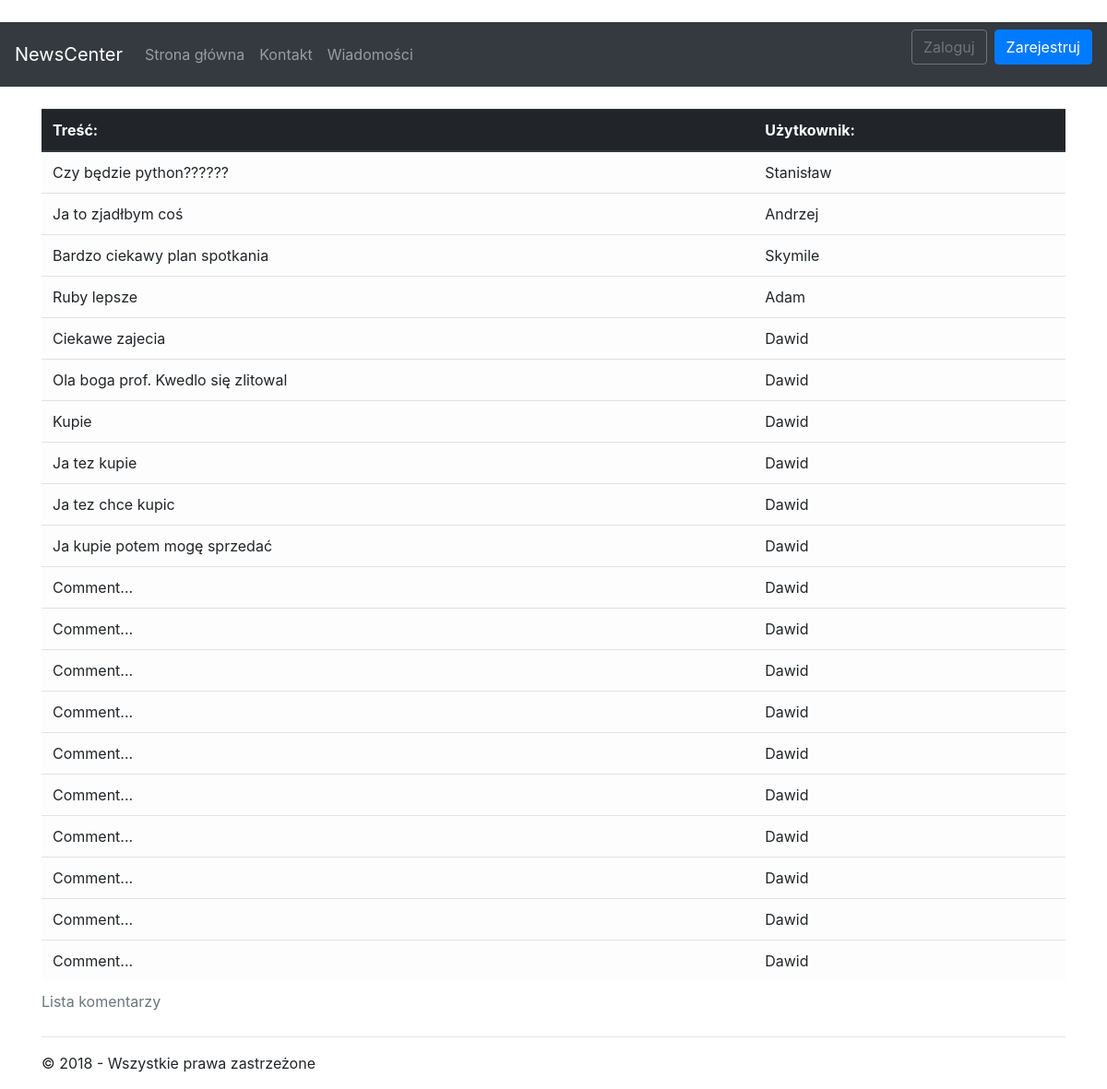
Before: /comments with the older database file.
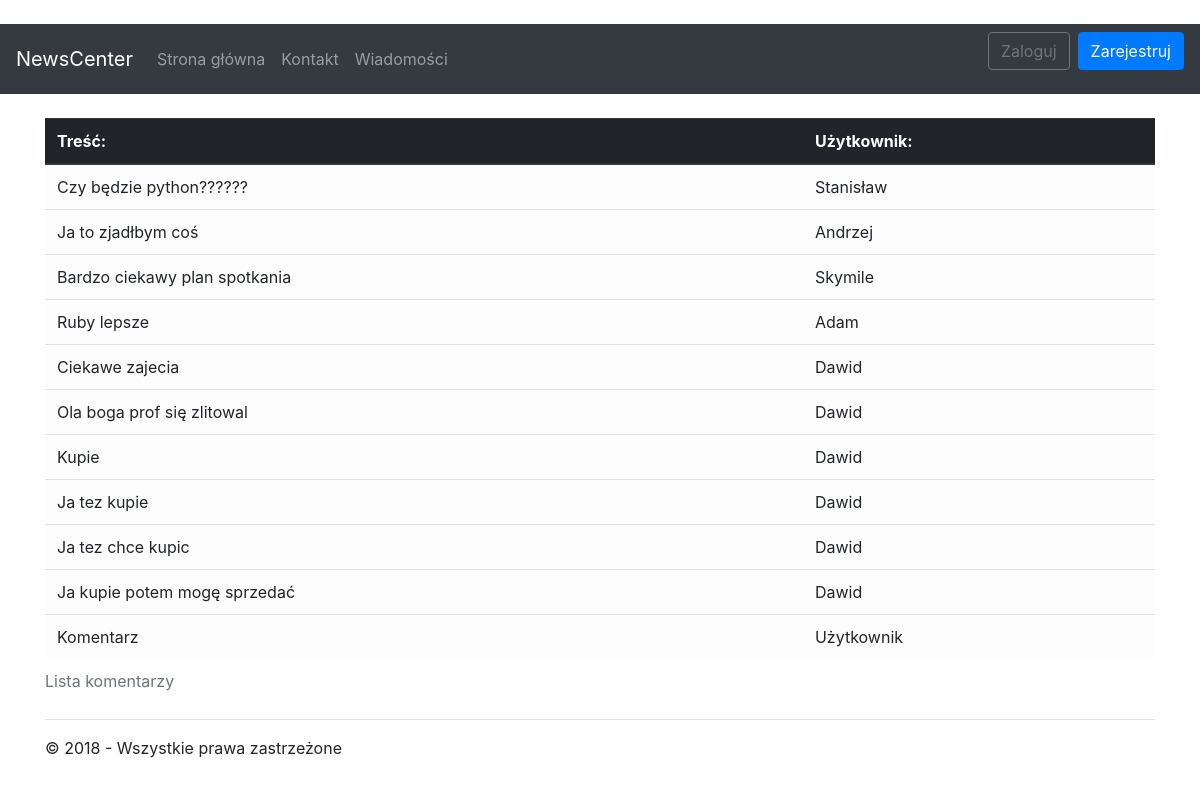
After: the same page with the newer database file.
### app/models.py (models this page shows, shortened)
class Comment(models.Model):
	id_user = models.ForeignKey(User, on_delete=models.PROTECT)
	comment = models.CharField(max_length=128)

### app/views/other.py (the view)
# urls.py: path('comments'        , app.views.other.comments   , name='comments'),
def comments(request):
	return render(request, 'app/comments.html',
	{
		'title': _('Komentarze'),
		'auth': is_logged(request),
		'year':datetime.now().year,
		'admin' : is_admin(request),
		'collection': Comment.objects.all()
	})

### app/support/utilities.py (called while the page is built)
def find_profile(request):
	try:
		return UserProfile.objects.get(user=request.user)
	except:
		return None

def is_admin(request):
	if find_profile(request) is None:
		return False
	return is_mod(request)

def is_logged(request):
	return 'yes' if request.user.is_authenticated else 'no'

### app/templates/app/comments.html
{% extends "app/shared/layout.html" %}
{% block content %}
<br/>
<div class="table-responsive-sm">
	<table class="table table-light">
		<caption>Lista komentarzy</caption>
	<thead class="thead-dark">
		<tr>
			<th scope="col"> Treść:      </th>
			<th scope="col"> Użytkownik: </th>
		</tr>
	</thead>
	<tbody>
		{% for comment in collection %}
		<tr>
			<td scope="col"> {{ comment.comment }} </td>
			<td scope="col"> {{ comment.id_user }} </td>
		</tr>
		{% endfor %}
	</tbody>
	</table>
</div>
{% endblock %}

### app/templates/app/shared/layout.html (shortened to what this page needs)
﻿<!DOCTYPE html>
{% load static %}
{% load leaflet_tags %}
<html lang="en">
<head>
	<link href="https://stackpath.bootstrapcdn.com/bootstrap/4.1.1/css/bootstrap.min.css" rel="stylesheet">
	<link rel="stylesheet" type="text/css" href="../../../static/app/content/styles.css" />
</head>
<body>
	<nav class="navbar navbar-expand-lg navbar-dark bg-dark">
		<a class="navbar-brand" href="/">NewsCenter</a>
		<div class="collapse navbar-collapse" id="navbarSupportedContent">
			<ul class="navbar-nav mr-auto">
				<li class="nav-item {% if title == 'Strona główna' %} active {% endif %}">
					<a class="nav-link" href="{% url 'home' %}">
						Strona główna
					</a>
				</li>
				<li class="nav-item {% if title == 'Kontakt' %} active {% endif %}">
					<a class="nav-link" href="{% url 'contact' %}">
						Kontakt
					</a>
				</li>
				<li class="nav-item {% if title == 'Wiadomości' %} active {% endif %}">
					<a class="nav-link" href="{% url 'news' %}">
						Wiadomości
					</a>
				</li>
			</ul>
			{% include 'app/partial/loginpartial.html' %}
		</div>
	</nav>
	<div class="container body-content">
		{% block content %}
		{% endblock %}
		<hr/>
		<footer class="footer">
			<p>&copy; {{ year }} - Wszystkie prawa zastrzeżone </p>
		</footer>
	</div>
</body>
</html>

### app/templates/app/partial/loginpartial.html
{% if user.is_authenticated %}
	<ul class="navbar-nav ml-auto">
		<li class="nav-item dropdown">
			<a class="nav-link dropdown-toggle" href="#" id="userMenu" data-toggle="dropdown" aria-haspopup="true" aria-expanded="false">
				{{ user.username }}
			</a>
			<div class="dropdown-menu dropdown-menu-right" aria-labelledby="userMenu">
				<a class="dropdown-item" href="{% url 'details' %}">Moje konto</a>
				<a class="dropdown-item" href="#">Zmień hasło</a>
				<div class="dropdown-divider"></div>
				<a class="dropdown-item" href="{% url 'logout' %}">Wyloguj</a>
			</div>
		</li>
	</ul>
{% else %}
	<form class="form-inline ml-auto">
		<a href="{% url 'login' %}" class="btn btn-outline-secondary">Zaloguj</a>
		<a href="{% url 'signup' %}" class="btn btn-primary ml-2">Zarejestruj</a>
	</form>
{% endif %}

### app/static/app/content/styles.css (style rules this page uses)
body { padding-top: 0px; }

Changed rows visible on the page:
removed Comment: comment "Comment...", id_user "Dawid"
removed Comment: comment "Comment...", id_user "Dawid"
removed Comment: comment "Comment...", id_user "Dawid"
removed Comment: comment "Comment...", id_user "Dawid"
removed Comment: comment "Comment...", id_user "Dawid"
removed Comment: comment "Comment...", id_user "Dawid"
removed Comment: comment "Comment...", id_user "Dawid"
removed Comment: comment "Comment...", id_user "Dawid"
removed Comment: comment "Comment...", id_user "Dawid"
removed Comment: comment "Comment...", id_user "Dawid"
changed Comment: comment "Ola boga prof. Kwedlo się zlitowal" → "Ola boga prof się zlitowal"
added Comment: comment "Komentarz", id_user "Użytkownik"
